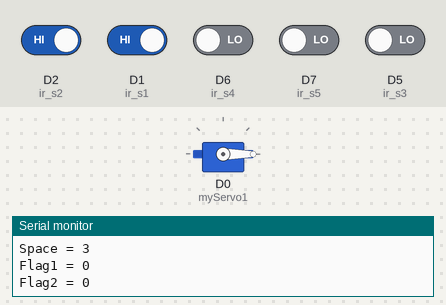
A sketch run on a simulated ESP8266 (NodeMCU). Parts: servo, the last lines printed to the serial monitor. The inputs (shaded band) are chosen by the test bench; at power-on: D1 (ir_s1), D2 (ir_s2) HIGH, D5 (ir_s3), D6 (ir_s4), D7 (ir_s5) LOW. WiFi joins after 1.5 s; servers stay silent unless stated.

Above: at 3.0 s.
3.1 s: D2 (ir_s2) driven LOW
At 4.3 s:
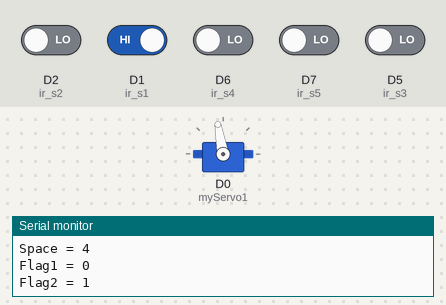
5.1 s: D1 (ir_s1) driven LOW
At 8.5 s:
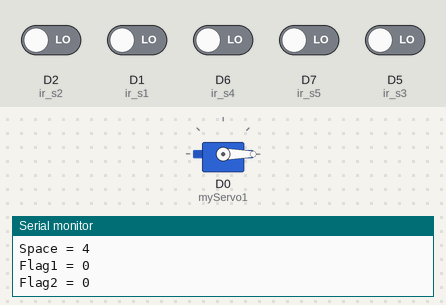
10.4 s: D1 (ir_s1) driven HIGH
At 11.7 s:
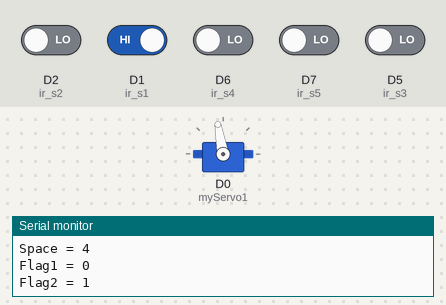
Timing chart, 0 to 13.4 s (numbered marks = the images above; inputs shaded):
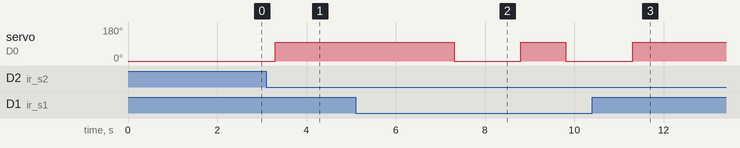

Measured:
- after the input at 3.1 s, servo on D0 (myServo1): 0° → 100° after 0.20 s
- after the input at 5.1 s, servo on D0 (myServo1): 100° → 0° after 2.2 s, → 100° 1.5 s later, → 0° 1.0 s later
- after the input at 10.4 s, servo on D0 (myServo1): goes on until 11.3 s, then stays 100°

The sketch:

smart_parking.ino
```cpp
#include <ESP8266WiFi.h>
#include <BlynkSimpleEsp8266.h>
#include <SoftwareSerial.h>
#include <Servo.h>

BlynkTimer timer;
Servo myServo1;

char auth[] = "tCgN92mpJSmjI6zOHoQvq7brjHYqINu6";
char ssid[] = "Rosemary";
char pass[] = "passwordapa";

// Gate Sensor
int ir_s1 = D1;
int ir_s2 = D2;

// Parking Slot Sensor
int ir_s3 = D5;
int ir_s4 = D6;
int ir_s5 = D7;

int total = 3;
int space;

int flag1 = 0;
int flag2 = 0;

WidgetLED led1(V10);
WidgetLED led2(V11);
WidgetLED led3(V12);

void parkingSlot1()
{
  int detected = digitalRead(D5);
  if (detected == 1) {
    led1.off();
    //Serial.println("LED : off");
  } else {
    led1.on();
    //Serial.println("LED : on");
  }
}

void parkingSlot2()
{
  int detected = digitalRead(D6);
  if (detected == 1) {
    led2.off();
    //Serial.println("LED : off");
  } else {
    led2.on();
    //Serial.println("LED : on");
  }
}

void parkingSlot3()
{
  int detected = digitalRead(D7);
  if (detected == 1) {
    led3.off();
    //Serial.println("LED : off");
  } else {
    led3.on();
    //Serial.println("LED : on");
  }
}

// PROGRAM START

void setup() {
Serial.begin(9600);
Blynk.begin(auth, ssid, pass);

pinMode(ir_s1, INPUT);
pinMode(ir_s2, INPUT);
pinMode(ir_s3, INPUT);
pinMode(ir_s4, INPUT);
pinMode(ir_s5, INPUT);

myServo1.attach(D0);
myServo1.write(0);

space = total;

  timer.setInterval(1000L, parkingSlot1);
  timer.setInterval(1000L, parkingSlot2);
  timer.setInterval(1000L, parkingSlot3);
}

void loop() {
//  RUNNING BLYNK
Blynk.run();
timer.run();

//  PRINTING PARKING SLOT
    Serial.print("Space = ");
    Serial.println(space);
    Serial.print("Flag1 = ");
    Serial.println(flag1);
    Serial.print("Flag2 = ");
    Serial.println(flag2);
    delay (1500);

//  PROGRAM LOOP STARTS

  if(digitalRead (ir_s1) == LOW && flag1 == 0)
  {
    if(space > 0)
    {
      flag1 = 1;
      if(flag2 == 0)
      {
        myServo1.write(100);
        space = space - 1;
      }
    }else
    {
      Serial.println("Full Parking");
      delay (1500);
    }
}

if(digitalRead (ir_s2) == LOW && flag2 == 0)
{
  flag2 = 1;
  if(flag1 == 0)
  {
    myServo1.write(100);
    space = space + 1;
  }
}

if(flag1 == 1 && flag2 == 1)
{
  delay (1000);
  myServo1.write(0);
  flag1=0;
  flag2=0;
}


} // END PROGRAM
```
